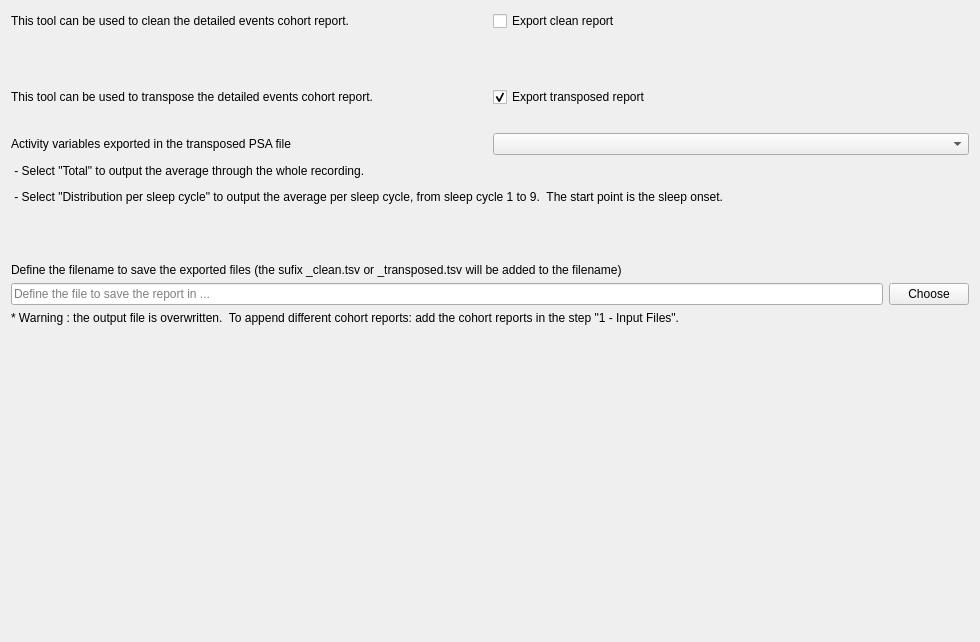
<?xml version="1.0" encoding="UTF-8"?>
<ui version="4.0">
 <class>OutputFileStep</class>
 <widget class="QWidget" name="OutputFileStep">
  <property name="geometry">
   <rect>
    <x>0</x>
    <y>0</y>
    <width>980</width>
    <height>642</height>
   </rect>
  </property>
  <property name="windowTitle">
   <string/>
  </property>
  <property name="layoutDirection">
   <enum>Qt::LeftToRight</enum>
  </property>
  <property name="styleSheet">
   <string>font: 12pt &quot;Roboto&quot;;</string>
  </property>
  <layout class="QHBoxLayout" name="horizontalLayout_3">
   <item>
    <layout class="QVBoxLayout" name="verticalLayout">
     <item>
      <layout class="QHBoxLayout" name="horizontalLayout">
       <item>
        <widget class="QLabel" name="label_3">
         <property name="minimumSize">
          <size>
           <width>350</width>
           <height>0</height>
          </size>
         </property>
         <property name="maximumSize">
          <size>
           <width>16777215</width>
           <height>16777215</height>
          </size>
         </property>
         <property name="text">
          <string>This tool can be used to clean the detailed events cohort report.</string>
         </property>
        </widget>
       </item>
       <item>
        <widget class="QCheckBox" name="export_raw_checkBox">
         <property name="maximumSize">
          <size>
           <width>16777215</width>
           <height>16777215</height>
          </size>
         </property>
         <property name="toolTip">
          <string>Check to export PSA activity of selected channels only (same format as the input PSA file).</string>
         </property>
         <property name="text">
          <string>Export clean report</string>
         </property>
        </widget>
       </item>
      </layout>
     </item>
     <item>
      <spacer name="verticalSpacer">
       <property name="orientation">
        <enum>Qt::Vertical</enum>
       </property>
       <property name="sizeType">
        <enum>QSizePolicy::Fixed</enum>
       </property>
       <property name="sizeHint" stdset="0">
        <size>
         <width>40</width>
         <height>50</height>
        </size>
       </property>
      </spacer>
     </item>
     <item>
      <layout class="QHBoxLayout" name="horizontalLayout_2">
       <item>
        <widget class="QLabel" name="label_8">
         <property name="minimumSize">
          <size>
           <width>350</width>
           <height>0</height>
          </size>
         </property>
         <property name="maximumSize">
          <size>
           <width>16777215</width>
           <height>16777215</height>
          </size>
         </property>
         <property name="text">
          <string>This tool can be used to transpose the detailed events cohort report.</string>
         </property>
        </widget>
       </item>
       <item>
        <widget class="QCheckBox" name="export_transpose_checkBox">
         <property name="maximumSize">
          <size>
           <width>16777215</width>
           <height>16777215</height>
          </size>
         </property>
         <property name="toolTip">
          <string>Check to export the transposed PSA file. The format is one sujet per row and the selected channels (including ROIs) and frequency bands are packed as additional columns. </string>
         </property>
         <property name="text">
          <string>Export transposed report</string>
         </property>
         <property name="checked">
          <bool>true</bool>
         </property>
        </widget>
       </item>
      </layout>
     </item>
     <item>
      <spacer name="verticalSpacer_4">
       <property name="orientation">
        <enum>Qt::Vertical</enum>
       </property>
       <property name="sizeType">
        <enum>QSizePolicy::Fixed</enum>
       </property>
       <property name="sizeHint" stdset="0">
        <size>
         <width>20</width>
         <height>20</height>
        </size>
       </property>
      </spacer>
     </item>
     <item>
      <layout class="QGridLayout" name="gridLayout">
       <item row="2" column="0" colspan="2">
        <widget class="QLabel" name="label_5">
         <property name="minimumSize">
          <size>
           <width>0</width>
           <height>20</height>
          </size>
         </property>
         <property name="text">
          <string> - Select &quot;Total&quot; to output the average through the whole recording.</string>
         </property>
        </widget>
       </item>
       <item row="3" column="0" colspan="2">
        <widget class="QLabel" name="label_7">
         <property name="minimumSize">
          <size>
           <width>0</width>
           <height>20</height>
          </size>
         </property>
         <property name="text">
          <string> - Select &quot;Distribution per sleep cycle&quot; to output the average per sleep cycle, from sleep cycle 1 to 9.  The start point is the sleep onset.</string>
         </property>
        </widget>
       </item>
       <item row="0" column="0">
        <widget class="QLabel" name="label">
         <property name="minimumSize">
          <size>
           <width>0</width>
           <height>20</height>
          </size>
         </property>
         <property name="maximumSize">
          <size>
           <width>16777215</width>
           <height>16777215</height>
          </size>
         </property>
         <property name="text">
          <string>Activity variables exported in the transposed PSA file</string>
         </property>
        </widget>
       </item>
       <item row="0" column="1">
        <widget class="QComboBox" name="activity_comboBox">
         <property name="maximumSize">
          <size>
           <width>16777215</width>
           <height>16777215</height>
          </size>
         </property>
        </widget>
       </item>
      </layout>
     </item>
     <item>
      <spacer name="verticalSpacer_2">
       <property name="orientation">
        <enum>Qt::Vertical</enum>
       </property>
       <property name="sizeType">
        <enum>QSizePolicy::Fixed</enum>
       </property>
       <property name="sizeHint" stdset="0">
        <size>
         <width>20</width>
         <height>50</height>
        </size>
       </property>
      </spacer>
     </item>
     <item>
      <layout class="QGridLayout" name="gridLayout_3">
       <item row="0" column="0" colspan="2">
        <widget class="QLabel" name="label_2">
         <property name="text">
          <string>Define the filename to save the exported files (the sufix _clean.tsv or _transposed.tsv will be added to the filename)</string>
         </property>
        </widget>
       </item>
       <item row="1" column="0">
        <widget class="QLineEdit" name="filename_lineEdit">
         <property name="maximumSize">
          <size>
           <width>16777215</width>
           <height>16777215</height>
          </size>
         </property>
         <property name="inputMask">
          <string/>
         </property>
         <property name="text">
          <string/>
         </property>
         <property name="placeholderText">
          <string>Define the file to save the report in ...</string>
         </property>
        </widget>
       </item>
       <item row="1" column="1">
        <widget class="QPushButton" name="choose_pushButton">
         <property name="maximumSize">
          <size>
           <width>150</width>
           <height>16777215</height>
          </size>
         </property>
         <property name="text">
          <string>Choose</string>
         </property>
        </widget>
       </item>
      </layout>
     </item>
     <item>
      <widget class="QLabel" name="label_4">
       <property name="text">
        <string>* Warning : the output file is overwritten.  To append different cohort reports: add the cohort reports in the step &quot;1 - Input Files&quot;.</string>
       </property>
      </widget>
     </item>
     <item>
      <spacer name="verticalSpacer_3">
       <property name="orientation">
        <enum>Qt::Vertical</enum>
       </property>
       <property name="sizeType">
        <enum>QSizePolicy::Expanding</enum>
       </property>
       <property name="sizeHint" stdset="0">
        <size>
         <width>20</width>
         <height>10</height>
        </size>
       </property>
      </spacer>
     </item>
    </layout>
   </item>
  </layout>
 </widget>
 <resources>
  <include location="../../../../../snooz-toolbox/src/main/python/ui/themes/themes.qrc"/>
 </resources>
 <connections>
  <connection>
   <sender>choose_pushButton</sender>
   <signal>clicked()</signal>
   <receiver>OutputFileStep</receiver>
   <slot>choose_button_slot()</slot>
   <hints>
    <hint type="sourcelabel">
     <x>662</x>
     <y>341</y>
    </hint>
    <hint type="destinationlabel">
     <x>372</x>
     <y>192</y>
    </hint>
   </hints>
  </connection>
  <connection>
   <sender>export_transpose_checkBox</sender>
   <signal>clicked()</signal>
   <receiver>OutputFileStep</receiver>
   <slot>export_transposed_checkbox_slot()</slot>
   <hints>
    <hint type="sourcelabel">
     <x>507</x>
     <y>101</y>
    </hint>
    <hint type="destinationlabel">
     <x>361</x>
     <y>249</y>
    </hint>
   </hints>
  </connection>
 </connections>
 <slots>
  <slot>choose_button_slot()</slot>
  <slot>export_transposed_checkbox_slot()</slot>
 </slots>
</ui>
